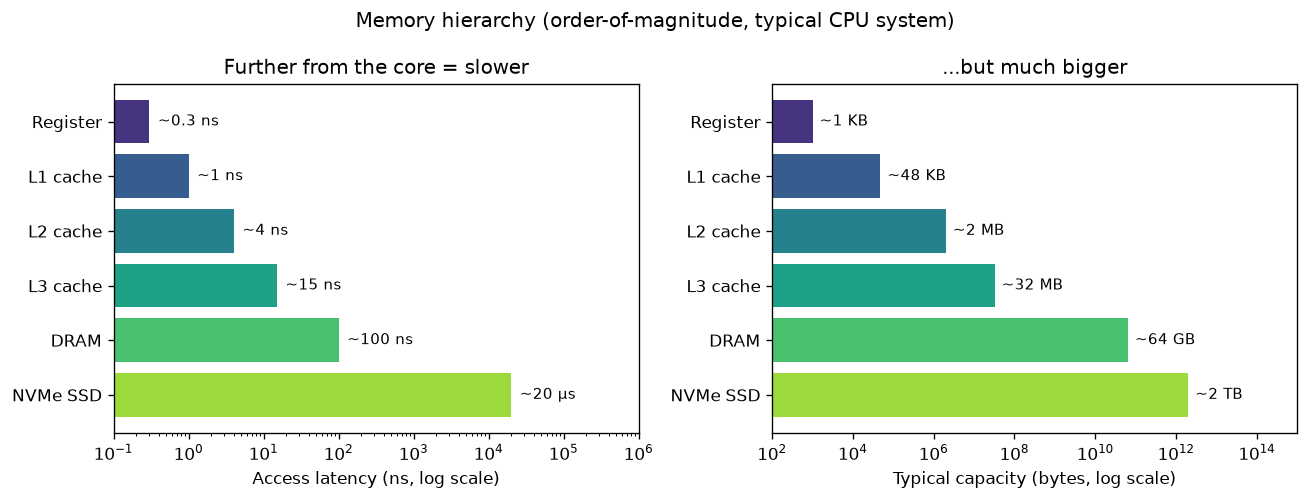

The Python source for this figure:
import numpy as np
import matplotlib
matplotlib.use("Agg")
import matplotlib.pyplot as plt

np.random.seed(42)

# Rough, order-of-magnitude figures for a typical modern CPU system (≈ values)
levels = ["Register", "L1 cache", "L2 cache", "L3 cache", "DRAM", "NVMe SSD"]
latency_ns = np.array([0.3, 1, 4, 15, 100, 20_000])
capacity_bytes = np.array([1e3, 48e3, 2e6, 32e6, 64e9, 2e12])

fig, (ax1, ax2) = plt.subplots(1, 2, figsize=(11, 4.2))
y = np.arange(len(levels))
colors = plt.cm.viridis(np.linspace(0.15, 0.85, len(levels)))

ax1.barh(y, latency_ns, color=colors)
ax1.set_xscale("log")
ax1.set_yticks(y, levels)
ax1.invert_yaxis()
ax1.set_xlabel("Access latency (ns, log scale)")
ax1.set_title("Further from the core = slower")
for i, v in enumerate(latency_ns):
    label = f"~{v:g} ns" if v < 1000 else f"~{v/1000:g} µs"
    ax1.text(v * 1.3, i, label, va="center", fontsize=9)
ax1.set_xlim(0.1, 1e6)

ax2.barh(y, capacity_bytes, color=colors)
ax2.set_xscale("log")
ax2.set_yticks(y, levels)
ax2.invert_yaxis()
ax2.set_xlabel("Typical capacity (bytes, log scale)")
ax2.set_title("...but much bigger")
names = ["~1 KB", "~48 KB", "~2 MB", "~32 MB", "~64 GB", "~2 TB"]
for i, (v, n) in enumerate(zip(capacity_bytes, names)):
    ax2.text(v * 1.5, i, n, va="center", fontsize=9)
ax2.set_xlim(1e2, 1e15)

fig.suptitle("Memory hierarchy (order-of-magnitude, typical CPU system)", fontsize=12)
plt.tight_layout()
plt.savefig("graph_DAY_153.png", dpi=120, bbox_inches="tight")
